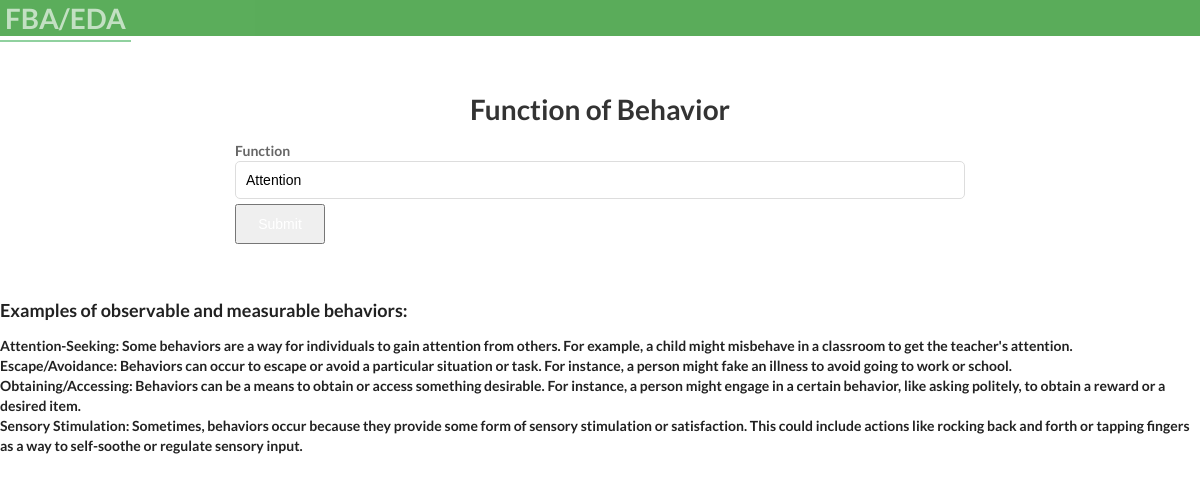
/update_function/1/, run on an earlier commit of the app's database.
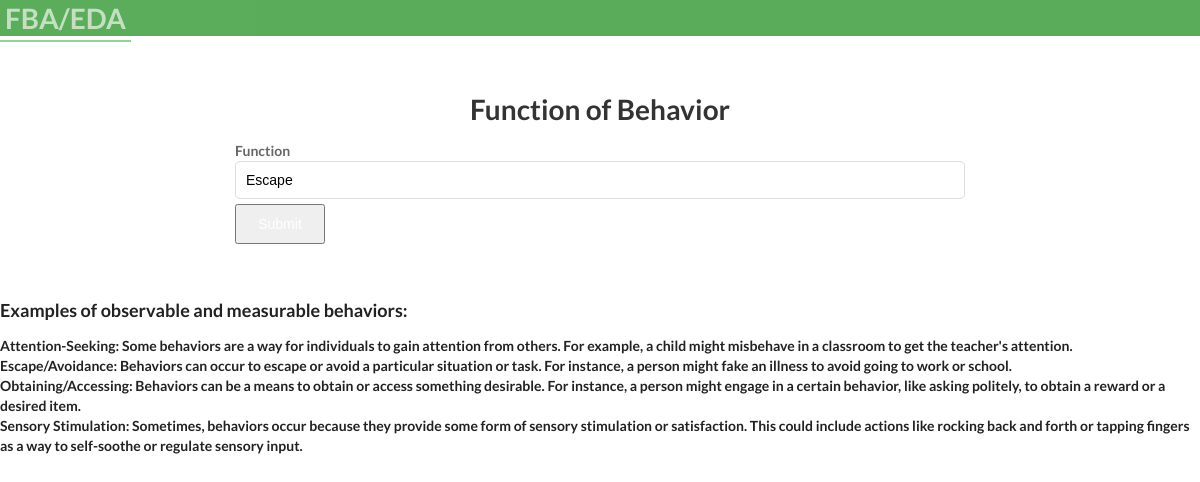
And on a later commit of the database.
### bip/models.py (models this page shows, shortened)
class Function(models.Model):
        behaviorfunction = models.CharField(max_length=30, null=True, blank=True,verbose_name= 'Function')
        student= models.ForeignKey(Student,on_delete=models.CASCADE)
        user = models.ForeignKey(User, on_delete=models.CASCADE,  default=None)

### bip/views.py (the view, shortened to what this page needs)
# urls.py: path('update_function/<pk>/',views.updatFunction,name='update_function'),
def updatFunction(request, pk):
    funcupdate = Function.objects.get(id=pk)
    form = CreateFunctionForm(instance=funcupdate)
    context = {'form':form}
    return render(request, "bip/create_function.html", context)

### bip/forms.py
class CreateFunctionForm(ModelForm):
    class Meta():
        model = Function
        fields = ('behaviorfunction',)

### bip/context_processors.py (called while the page is built)
def user_context(request):
    user = get_user(request)
    return {'user': user}

### bip/templates/bip/create_function.html (shortened to what this page needs)
{% extends 'partials/base.html' %}
{% block content %}
{%load crispy_forms_tags %}
<body>
  <div id="container" >
    <div class="form-wrap" >
      <h1>Function of Behavior</h1>
      <form method="POST" class"btn btn-primary mt-3">
        <div class='row'>
          <div class='col-6'><b> {{ form.behaviorfunction |as_crispy_field }}</b></div>
        </div>
        <button class="btn btn-primary mt-3" type="submit" style='width:90px'>Submit</button>
      </form>
    </div>
  </div>
 <div class='container'>
  <div class="card border mb-3">
     <div class="card-body">
       <ul>
         <h3>Examples of observable and measurable behaviors:</h2>
           <li><b>Attention-Seeking: Some behaviors are a way for individuals to gain attention from others. For example, a child might misbehave in a classroom to get the teacher's attention.</li>
           <li>Escape/Avoidance: Behaviors can occur to escape or avoid a particular situation or task. For instance, a person might fake an illness to avoid going to work or school. </li>
           <li>Obtaining/Accessing: Behaviors can be a means to obtain or access something desirable. For instance, a person might engage in a certain behavior, like asking politely, to obtain a reward or a desired item.</li>
           <li>Sensory Stimulation: Sometimes, behaviors occur because they provide some form of sensory stimulation or satisfaction. This could include actions like rocking back and forth or tapping fingers as a way to self-soothe or regulate sensory input.</li>
           </ul>
             </div>
       </div>
 </div>
</body>
  {% endblock %}

What changed in the data, as far as the page shows it:
changed Function: behaviorfunction "Attention" → "Escape"
